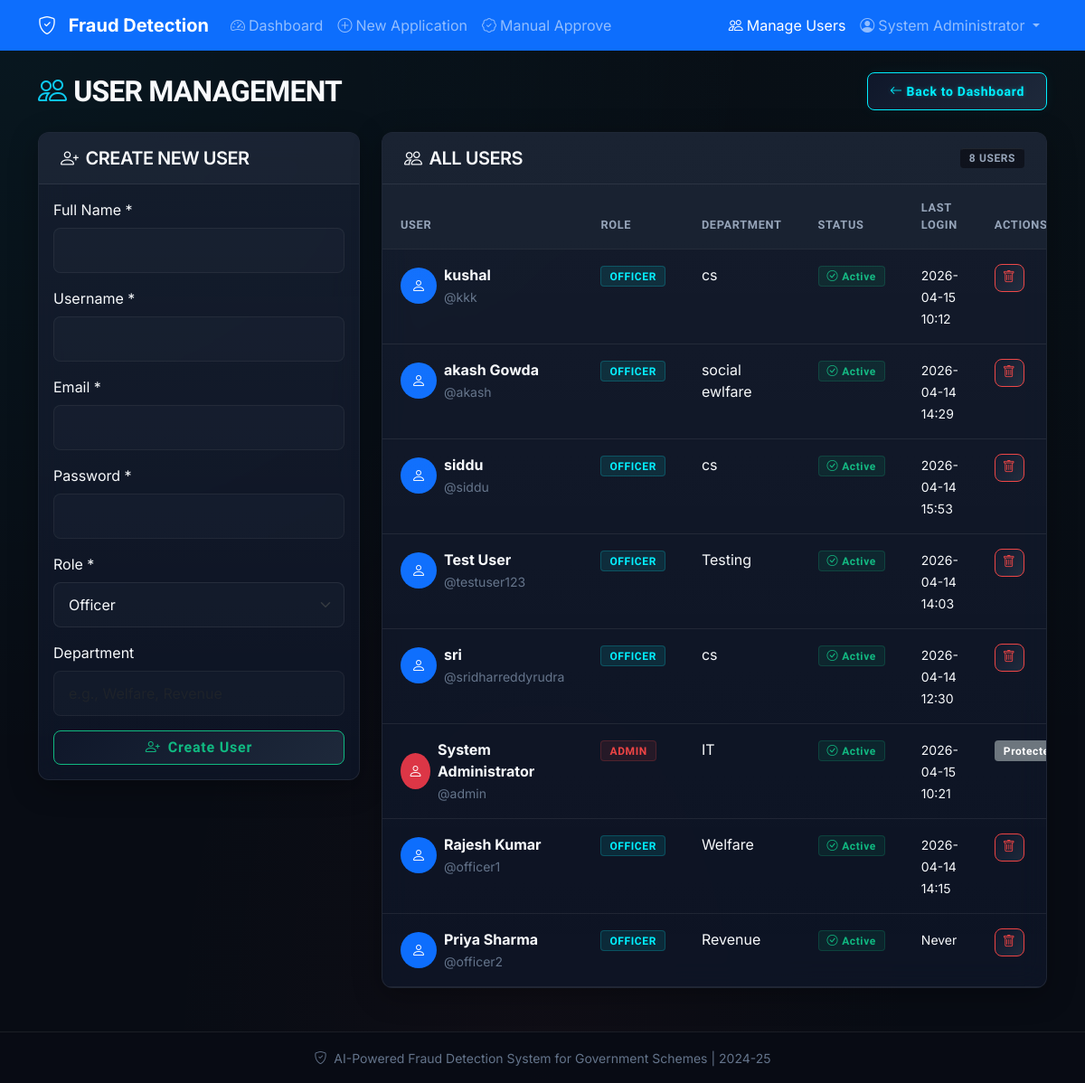
/admin/users (signed in), run on an earlier commit of the app's database.
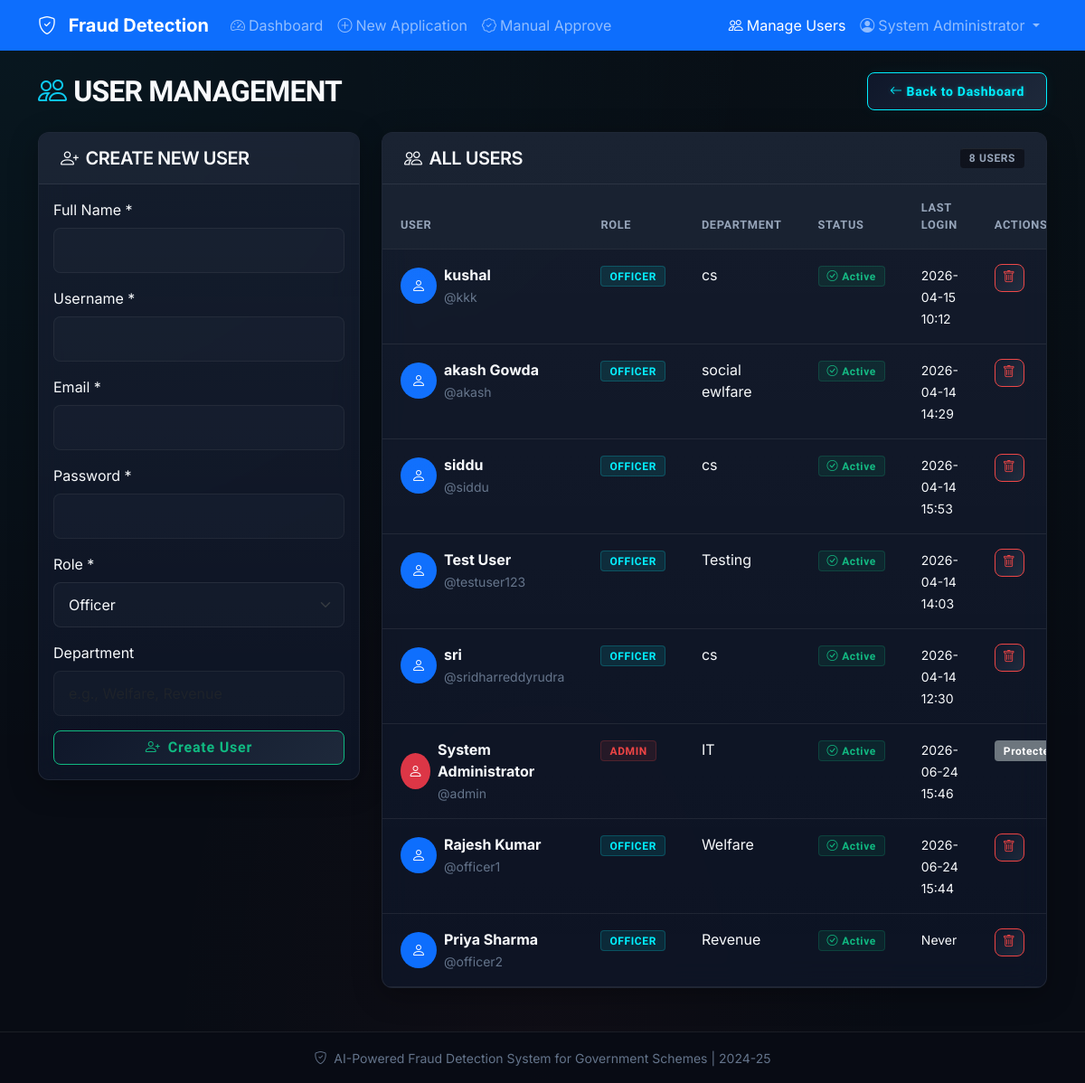
And on a later commit of the database.
### tables this page shows
CREATE TABLE users (
            id INTEGER PRIMARY KEY AUTOINCREMENT,
            username TEXT UNIQUE NOT NULL,
            email TEXT UNIQUE NOT NULL,
            password_hash TEXT NOT NULL,
            full_name TEXT NOT NULL,
            role TEXT DEFAULT 'officer',
            department TEXT,
            is_active INTEGER DEFAULT 1,
            created_at TIMESTAMP DEFAULT CURRENT_TIMESTAMP,
            last_login TIMESTAMP
        , email_verified INTEGER DEFAULT 0);

### app.py (the view)
@app.route('/admin/users')
@admin_required
def admin_users():
    users = db.get_all_users()
    return render_template('admin_users.html', users=users)

### app.py (called while the page is built)
def admin_required(f):
    @wraps(f)
    def decorated_function(*args, **kwargs):
        if 'user_id' not in session:
            flash('Please log in to access this page.', 'warning')
            return redirect(url_for('login'))
        if session.get('role') != 'admin':
            flash('Admin access required.', 'error')
            return redirect(url_for('dashboard'))
        return f(*args, **kwargs)
    return decorated_function

### database.py (called while the page is built)
def get_db_connection():
    conn = sqlite3.connect(DATABASE)
    conn.row_factory = sqlite3.Row
    return conn

def get_all_users():
    conn = get_db_connection()
    users = conn.execute('''
        SELECT id, username, email, full_name, role, department, is_active, created_at, last_login
        FROM users ORDER BY created_at DESC
    ''').fetchall()
    conn.close()
    return users

### templates/admin_users.html (shortened to what the changed rows need)
<!DOCTYPE html>
<html lang="en">
<head>
    <link href="https://cdn.jsdelivr.net/npm/bootstrap@5.3.0/dist/css/bootstrap.min.css" rel="stylesheet">
    <link rel="stylesheet" href="https://cdn.jsdelivr.net/npm/bootstrap-icons@1.11.0/font/bootstrap-icons.css">
    <link rel="stylesheet" href="{{ url_for('static', filename='css/style.css') }}">
</head>
<body>
    <nav class="navbar navbar-expand-lg navbar-dark bg-primary">
        <div class="container">
            <div class="collapse navbar-collapse" id="navbarNav">
                <ul class="navbar-nav">
                    <li class="nav-item dropdown">
                        <a class="nav-link dropdown-toggle" href="#" role="button" data-bs-toggle="dropdown">
                            <i class="bi bi-person-circle me-1"></i>{{ session.full_name }}
                        </a>
                    </li>
                </ul>
            </div>
        </div>
    </nav>
    <div class="container mt-4">
        <div class="d-flex justify-content-between align-items-center mb-4">
            <h2 class="font-cyber text-uppercase mb-0 tracking-wider"><i class="bi bi-people me-2 text-info"></i>User Management</h2>
        </div>
        <div class="row">
            <div class="col-md-8">
                <div class="card shadow">
                    <div class="card-body p-0">
                        <div class="table-responsive">
                            <table class="table table-hover mb-0">
                                <thead class="table-dark">
                                    <tr>
                                        <th>User</th>
                                        <th>Role</th>
                                        <th>Department</th>
                                        <th>Status</th>
                                        <th>Last Login</th>
                                        <th>Actions</th>
                                    </tr>
                                </thead>
                                <tbody>
                                    {% for user in users %}
                                    <tr>
                                        <td>
                                            <div class="d-flex align-items-center">
                                                <div class="bg-{{ 'danger' if user.role == 'admin' else 'primary' }} text-white rounded-circle d-flex align-items-center justify-content-center me-2"
                                                     style="width: 40px; height: 40px;">
                                                    <i class="bi bi-person"></i>
                                                </div>
                                                <div>
                                                    <div class="fw-bold">{{ user.full_name }}</div>
                                                    <small class="text-muted">@{{ user.username }}</small>
                                                </div>
                                            </div>
                                        </td>
                                        <td>
                                            <span class="badge bg-{{ 'danger' if user.role == 'admin' else 'primary' }}">
                                                {{ user.role.upper() }}
                                            </span>
                                        </td>
                                        <td>{{ user.department or '-' }}</td>
                                        <td>
                                            {% if user.is_active %}
                                                <span class="badge bg-success"><i class="bi bi-check-circle me-1"></i>Active</span>
                                            {% else %}
                                                <span class="badge bg-secondary"><i class="bi bi-x-circle me-1"></i>Inactive</span>
                                            {% endif %}
                                        </td>
                                        <td>
                                            <small>{{ user.last_login[:16] if user.last_login else 'Never' }}</small>
                                        </td>
                                        <td>
                                            {% if user.username != 'admin' %}
                                            <form method="POST" action="/admin/delete-user/{{ user.id }}"
                                                  onsubmit="return confirm('Are you sure you want to delete user {{ user.username }}? This action cannot be undone.');"
                                                  style="display: inline;">
                                                <button type="submit" class="btn btn-sm btn-danger">
                                                    <i class="bi bi-trash"></i>
                                                </button>
                                            </form>
                                            {% else %}
                                            <span class="badge bg-secondary">Protected</span>
                                            {% endif %}
                                        </td>
                                    </tr>
                                    {% endfor %}
                                </tbody>
                            </table>
                        </div>
                    </div>
                </div>
            </div>
        </div>
    </div>
</body>
</html>

What changed in the data, as far as the page shows it:
changed users "System Administrator": last_login "2026-04-15 10:21" → "2026-06-24 15:46"
changed users "Rajesh Kumar": last_login "2026-04-14 14:15" → "2026-06-24 15:44"
